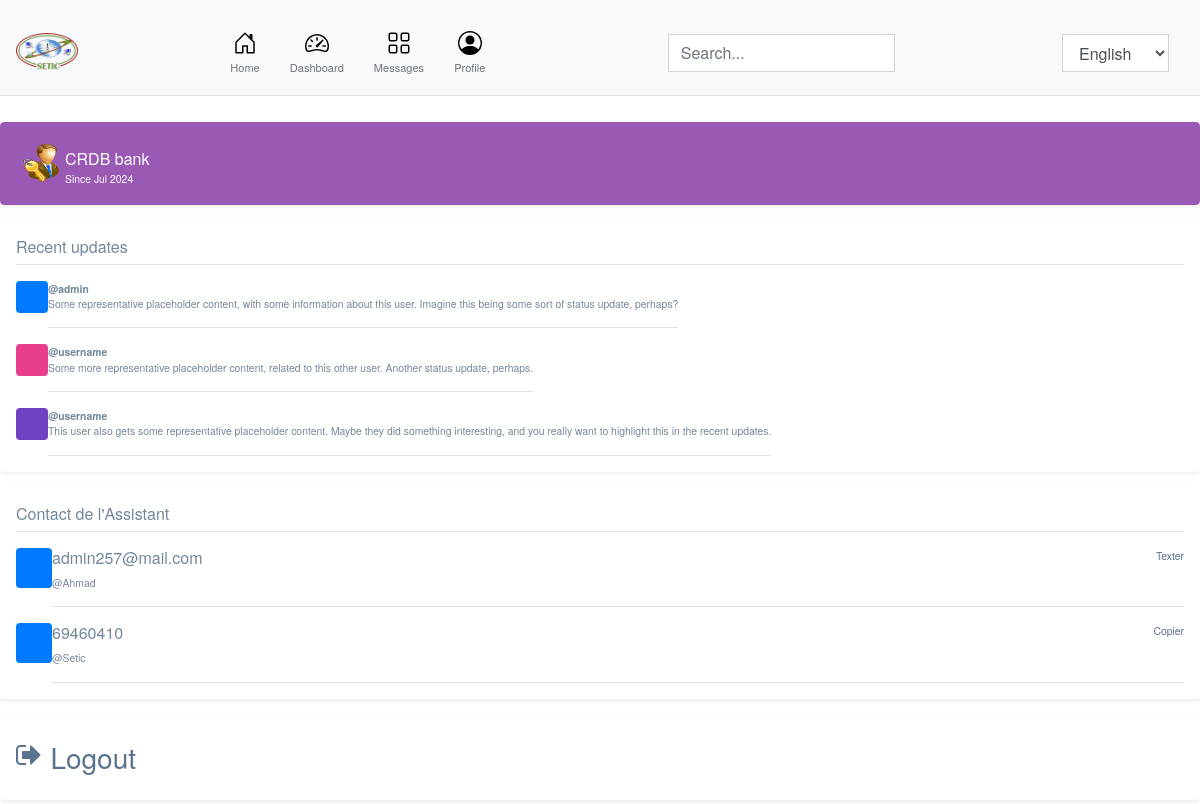
The app's page /profile.php (signed in) with its own data.
### tables this page shows
CREATE TABLE `utilisateur` (
  `id` int(100) NOT NULL,
  `nom` varchar(100) NOT NULL,
  `prenom` varchar(100) NOT NULL,
  `email` varchar(100) NOT NULL,
  `image` varchar(255) NOT NULL,
  `pswd` varchar(100) NOT NULL,
  `token_pswd` varchar(100) NOT NULL,
  `telephone` varchar(30) NOT NULL,
  `ip_adress` varchar(30) NOT NULL,
  `browser` varchar(100) NOT NULL,
  `last_login` varchar(100) NOT NULL,
  `timestamp` timestamp NOT NULL DEFAULT current_timestamp() ON UPDATE current_timestamp()
);

### profile.php (the view, shortened to what this page needs)
<?php require_once 'header.php';
   if(isset($_SESSION['user']['email'])){
    $email = $_SESSION['user']['email'];
    $query = $pdo->prepare("SELECT DATE_FORMAT(timestamp,'%b %Y') AS day FROM client WHERE email = ?");
    $query->execute(array($email));
    $data = $query->fetchAll(PDO::FETCH_ASSOC);
    foreach ($data as $row) {
      $date = $row['day'];
    }
   }
?>
<main class="container">
  <div class="d-flex align-items-center p-3 my-3 text-white bg-purple rounded shadow-sm">
    <img class="me-3" src="images/admin-icn.png" alt="" width="48" height="38">
    <div class="lh-1">
      <h1 class="h6 mb-0 text-white lh-1"><?php echo $_SESSION['user']['fullname']; ?></h1>
      <small>Since <?php echo $date; ?></small>
    </div>
  </div>
  <div class="my-3 p-3 bg-body rounded shadow-sm">
    <h6 class="border-bottom pb-2 mb-0">Recent updates</h6>
    <div class="d-flex text-body-secondary pt-3">
      <svg class="bd-placeholder-img flex-shrink-0 me-2 rounded" width="32" height="32" xmlns="http://www.w3.org/2000/svg" role="img" aria-label="Placeholder: 32x32" preserveAspectRatio="xMidYMid slice" focusable="false"><title>Placeholder</title><rect width="100%" height="100%" fill="#007bff"/><text x="50%" y="50%" fill="#007bff" dy=".3em">32x32</text></svg>
      <p class="pb-3 mb-0 small lh-sm border-bottom">
        <strong class="d-block text-gray-dark">@admin</strong>
        Some representative placeholder content, with some information about this user. Imagine this being some sort of status update, perhaps?
      </p>
    </div>
    <div class="d-flex text-body-secondary pt-3">
      <svg class="bd-placeholder-img flex-shrink-0 me-2 rounded" width="32" height="32" xmlns="http://www.w3.org/2000/svg" role="img" aria-label="Placeholder: 32x32" preserveAspectRatio="xMidYMid slice" focusable="false"><title>Placeholder</title><rect width="100%" height="100%" fill="#e83e8c"/><text x="50%" y="50%" fill="#e83e8c" dy=".3em">32x32</text></svg>
      <p class="pb-3 mb-0 small lh-sm border-bottom">
        <strong class="d-block text-gray-dark">@username</strong>
        Some more representative placeholder content, related to this other user. Another status update, perhaps.
      </p>
    </div>
    <div class="d-flex text-body-secondary pt-3">
      <svg class="bd-placeholder-img flex-shrink-0 me-2 rounded" width="32" height="32" xmlns="http://www.w3.org/2000/svg" role="img" aria-label="Placeholder: 32x32" preserveAspectRatio="xMidYMid slice" focusable="false"><title>Placeholder</title><rect width="100%" height="100%" fill="#6f42c1"/><text x="50%" y="50%" fill="#6f42c1" dy=".3em">32x32</text></svg>
      <p class="pb-3 mb-0 small lh-sm border-bottom">
        <strong class="d-block text-gray-dark">@username</strong>
        This user also gets some representative placeholder content. Maybe they did something interesting, and you really want to highlight this in the recent updates.
      </p>
    </div>
  </div>
  <div class="my-3 p-3 bg-body rounded shadow-sm">
    <h6 class="border-bottom pb-2 mb-0">Contact de l'Assistant</h6>
    <?php
      $query = $pdo->prepare("SELECT * FROM utilisateur WHERE id = ?");
      $query->execute(array(1));
      $stmt = $query->fetchAll(PDO::FETCH_ASSOC);
      foreach ($stmt as $row) {
        $email = $row['email'];
        $fullname = $row['prenom'];
        $tel = $row['telephone'];
    ?>
    <div class="d-flex text-body-secondary pt-3">
      <svg class="bd-placeholder-img flex-shrink-0 me-2 rounded" width="36" height="40" xmlns="http://www.w3.org/2000/svg" role="img" aria-label="Placeholder: 32x32" preserveAspectRatio="xMidYMid slice" focusable="false"><title>Placeholder</title><rect width="100%" height="100%" fill="#007bff"/><text x="50%" y="50%" fill="#007bff" dy=".3em">32x32</text></svg>
      <div class="pb-3 mb-0 small lh-sm border-bottom w-100">
        <div class="d-flex justify-content-between">
          <h6 class="text-gray-dark"><?php  echo $email; ?></h6>
          <a href="#">Texter</a>
        </div>
        <span class="d-block"><?php echo '@'.$fullname; ?></span>
      </div>
    </div>
    <div class="d-flex text-body-secondary pt-3">
      <svg class="bd-placeholder-img flex-shrink-0 me-2 rounded" width="36" height="40" xmlns="http://www.w3.org/2000/svg" role="img" aria-label="Placeholder: 32x32" preserveAspectRatio="xMidYMid slice" focusable="false"><title>Placeholder</title><rect width="100%" height="100%" fill="#007bff"/><text x="50%" y="50%" fill="#007bff" dy=".3em">32x32</text></svg>
      <div class="pb-3 mb-0 small lh-sm border-bottom w-100">
        <div class="d-flex justify-content-between">
          <h6 class="text-gray-dark"><?php  echo $tel; ?></h6>
          <a href="#">Copier</a>
        </div>
        <span class="d-block">@Setic</span>
      </div>
    </div>
  <?php } ?>
  </div>
  <div class="my-3 p-3 bg-body rounded shadow-sm">
  	<a href="client_logout.php"><h3><i class="fa fa-sign-out pull-left"></i>Logout</a></h3>
  </div>
</main>
 </body>
</html>

### css/style.css (style rules this page uses)
body { margin: 0; padding: 0; width: 100%; }
.container { display: block; width: 100%; height: auto; padding-top: 10px; }

### records on screen
utilisateur: email "admin257@mail.com", prenom "Ahmad", telephone "69460410"

### other values on screen
$_SESSION['user']['fullname'] "CRDB bank"
$date "Jul 2024"
